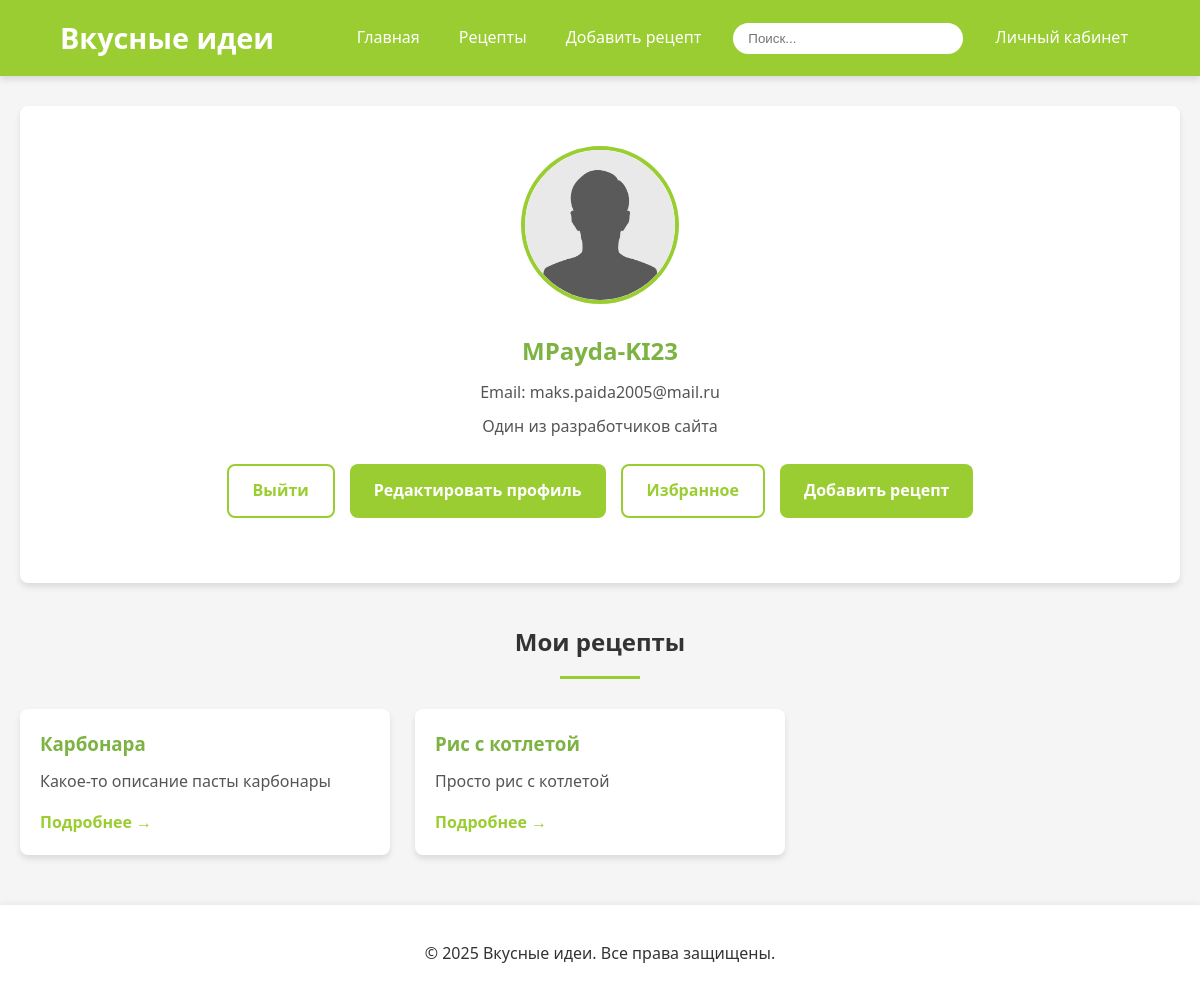
The app's page /profile/ (signed in) with its own data.
### main/models.py (models this page shows, shortened)
class User(AbstractUser):
    email = models.EmailField()
    role = models.CharField(max_length=50, null=True)
    user_info = models.TextField(null=True, blank=True, )
    image = models.ImageField(upload_to='users_images/', blank=True, null=True)

class Recipe(models.Model):
    user = models.ForeignKey(User, on_delete=models.CASCADE)
    title = models.CharField(max_length=255)
    description = models.TextField()
    time = models.CharField(max_length=100, null=False)
    difficulty = models.CharField(max_length=150, choices=[('Легкая', 'Легкая'), ('Средняя', 'Средняя'), ('Тяжелая', 'Тяжелая')], null=False)
    rate = models.FloatField(null=True)
    ingredients = models.TextField()
    cooking_steps = models.TextField()
    date_of_addition = models.DateField(auto_now=True)

### main/views.py (the view)
# urls.py: path('profile/', views.profile_page, name='profile'),
def profile_page(request):
    user = request.user
    recipes = Recipe.objects.filter(user=user.id)
    return render(request, 'profile.html', {'user': user, 'recipes':recipes})

### main/templates/profile.html (shortened to what this page needs)
{% load static %}
<!DOCTYPE html>
<html lang="ru">
<head>
</head>
<body>
    <header>
        <h1>Вкусные идеи</h1>
        <nav>
            <ul>
                <li><a href="{% url 'index' %}">Главная</a></li>
                <li><a href="{% url 'recipes' %}">Рецепты</a></li>
                {% if user.is_authenticated %}
                <li><a href="{% url 'make_recipe' %}">Добавить рецепт</a></li>
                {% else %}
                <li><a href="{% url 'recipe_auth_required' %}">Добавить рецепт</a></li>
                {% endif %}
            </ul>
            <input type="text" class="search" placeholder="Поиск...">
            {% if user.is_authenticated %}
            <a href="{% url 'profile' %}">Личный кабинет</a>
            {% else %}
            <a href="{% url 'login' %}">Вход/регистрация</a>
            {% endif %}
        </nav>
    </header>
    <div class="container">
        {% if user.is_authenticated %}
        <div class="profile-section">
            {% if user.image %}
                <img src="{{ user.image.url }}" alt="Фото профиля" class="profile-image">
            {% else %}
                <img src="{% static 'images/base_photo.avif' %}" alt="Фото профиля" class="profile-image">
            {% endif %}
            <div class="profile-info">
                <h2>{{ user.username }}</h2>
                <p>Email: {{ user.email }}</p>
                {% if user.user_info %}
                <p>{{ user.user_info }}</p>
                {% endif %}
            </div>
            <div class="action-buttons">
                <a href="{% url 'logout' %}" class="btn btn-outline">Выйти</a>
                <a href="{% url 'change_user' user.id %}" class="btn btn-primary">Редактировать профиль</a>
                <a href="{% url 'favorites' %}" class="btn btn-outline">Избранное</a>
                <a href="{% url 'make_recipe' %}" class="btn btn-primary">Добавить рецепт</a>
            </div>
        </div>
        {% if recipes.count > 0 %}
        <h2 class="section-title">Мои рецепты</h2>
        <div class="recipes-grid">
            {% for recipe in recipes %}
            <div class="recipe-card">
                <div class="recipe-content">
                    <h3>{{ recipe.title }}</h3>
                    <div class="recipe-description">{{ recipe.description }}</div>
                    <div style="margin-top: 15px;">
                        <a href="{% url 'about_recipe' recipe.id %}" style="color: var(--primary-color); font-weight: 600; text-decoration: none;">Подробнее →</a>
                    </div>
                </div>
            </div>
            {% endfor %}
        </div>
        {% endif %}
        {% endif %}
    </div>
    <footer>
        <p>&copy; 2025 Вкусные идеи. Все права защищены.</p>
    </footer>
</body>
</html>

### main/templates/profile.html (style rules this page uses)
:root { --primary-color: #9ACD32; --primary-dark: #7CB342; --text-color: #333; --light-gray: #f5f5f5; --white: #ffffff; --shadow: 0 4px 6px rgba(0, 0, 0, 0.1); --transition: all 0.3s ease; --border-radius: 8px; }
body { font-family: 'Segoe UI', Tahoma, Geneva, Verdana, sans-serif; margin: 0; padding: 0; background-color: var(--light-gray); color: var(--text-color); line-height: 1.6; }
header { display: flex; justify-content: space-between; align-items: center; padding: 15px 5%; background-color: var(--primary-color); box-shadow: var(--shadow); position: sticky; top: 0; z-index: 1000; }
h1, h2, h3 { margin: 0; color: var(--text-color); }
header h1 { color: var(--white); font-size: 1.8rem; }
nav { display: flex; align-items: center; gap: 20px; }
nav ul { display: flex; list-style: none; padding: 0; margin: 0; gap: 15px; }
nav a { color: var(--white); text-decoration: none; font-weight: 500; padding: 8px 12px; border-radius: 4px; transition: var(--transition); }
.search { padding: 8px 15px; border: none; border-radius: 20px; outline: none; min-width: 200px; }
.container { max-width: 1200px; margin: 30px auto; padding: 0 20px; }
.profile-section { background-color: var(--white); border-radius: var(--border-radius); padding: 40px; box-shadow: var(--shadow); margin-bottom: 30px; text-align: center; }
.profile-image { width: 150px; height: 150px; border-radius: 50%; object-fit: cover; border: 4px solid var(--primary-color); margin-bottom: 20px; }
.profile-info { margin-bottom: 25px; }
.profile-info h2 { color: var(--primary-dark); margin-bottom: 10px; }
.profile-info p { margin: 8px 0; color: #555; }
.action-buttons { display: flex; justify-content: center; gap: 15px; margin: 25px 0; flex-wrap: wrap; }
.btn { display: inline-flex; align-items: center; padding: 12px 24px; border-radius: var(--border-radius); text-decoration: none; font-weight: 600; transition: var(--transition); }
.btn-primary { background-color: var(--primary-color); color: white; }
.btn-outline { background-color: var(--white); color: var(--primary-color); border: 2px solid var(--primary-color); }
.recipes-grid { display: grid; grid-template-columns: repeat(auto-fill, minmax(280px, 1fr)); gap: 25px; margin-top: 30px; }
.recipe-card { background-color: var(--white); border-radius: var(--border-radius); overflow: hidden; box-shadow: var(--shadow); transition: var(--transition); }
.recipe-content { padding: 20px; }
.recipe-card h3 { margin-bottom: 10px; color: var(--primary-dark); }
.recipe-description { color: #555; margin: 10px 0; display: -webkit-box; -webkit-line-clamp: 3; -webkit-box-orient: vertical; overflow: hidden; }
footer { text-align: center; padding: 20px; margin-top: 50px; background-color: var(--white); box-shadow: 0 -2px 5px rgba(0, 0, 0, 0.05); }
.section-title { text-align: center; margin: 40px 0 20px; position: relative; }
.section-title:after { content: ''; display: block; width: 80px; height: 3px; background-color: var(--primary-color); margin: 15px auto 0; }

### records on screen
User: username "MPayda-KI23", email "maks.paida2005@mail.ru", user_info "Один из разработчиков сайта"
Recipe: title "Карбонара", description "Какое-то описание пасты карбонары"
Recipe: title "Рис с котлетой", description "Просто рис с котлетой"
